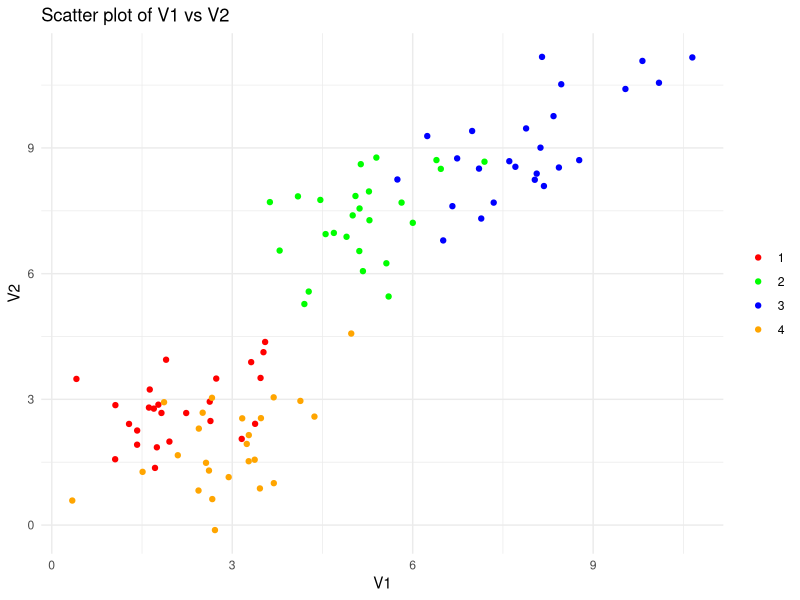
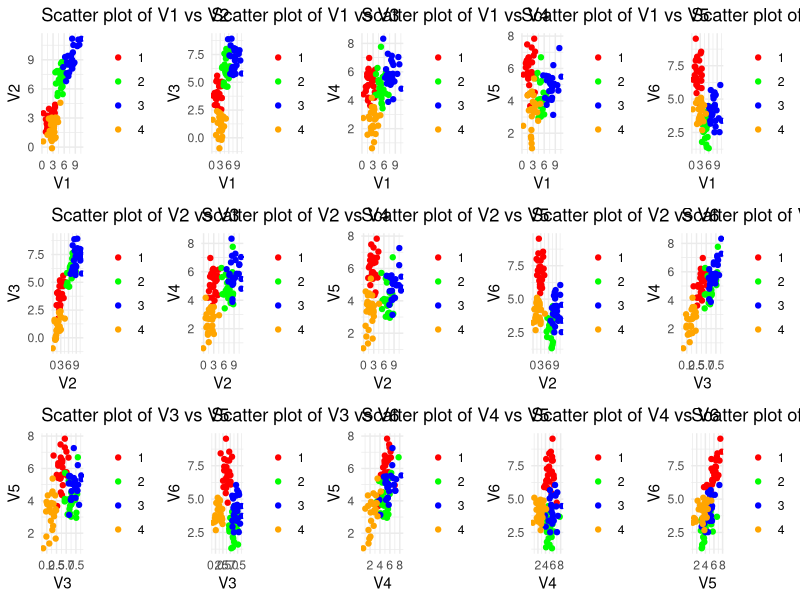
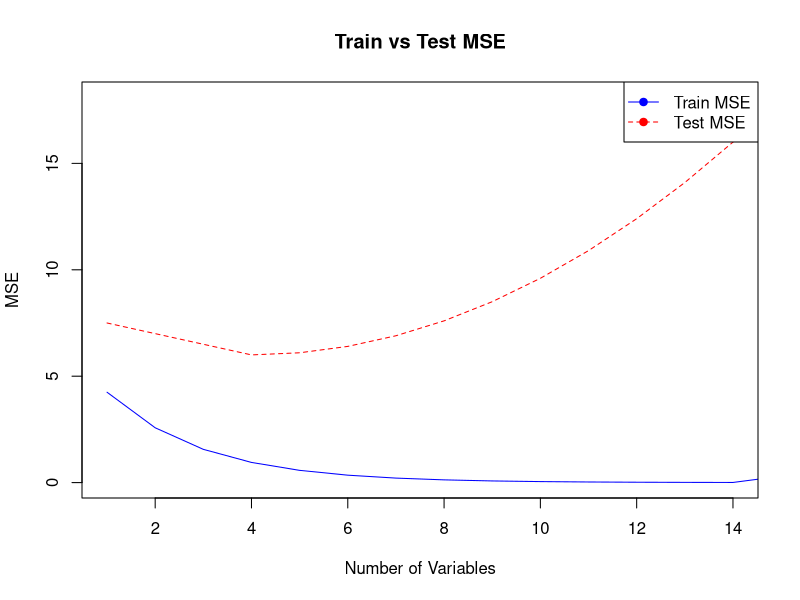
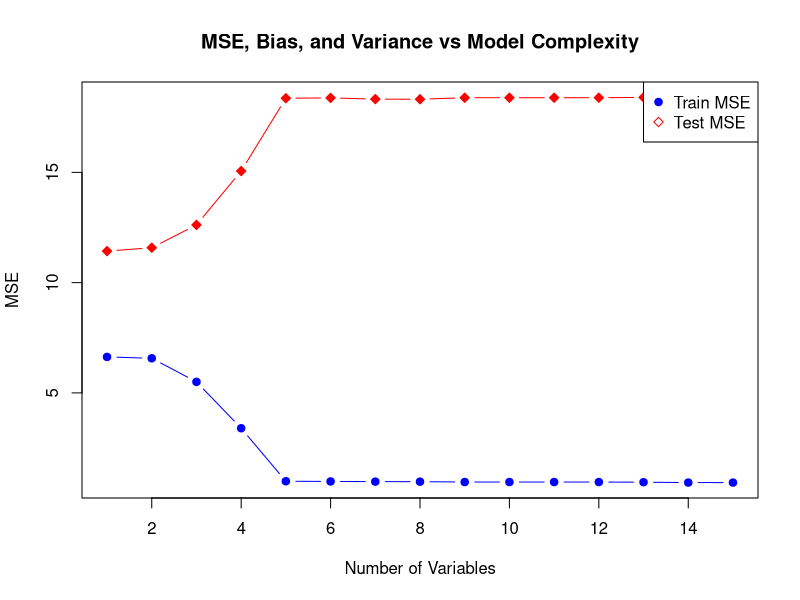
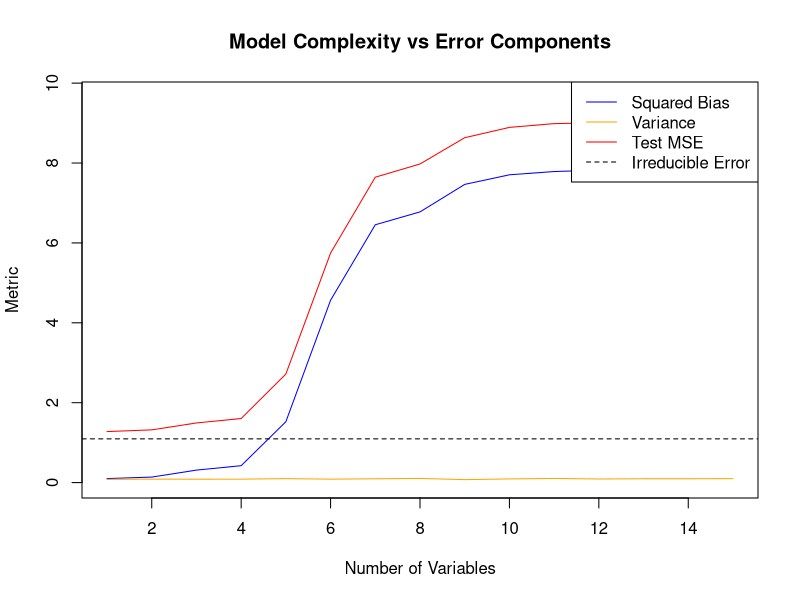
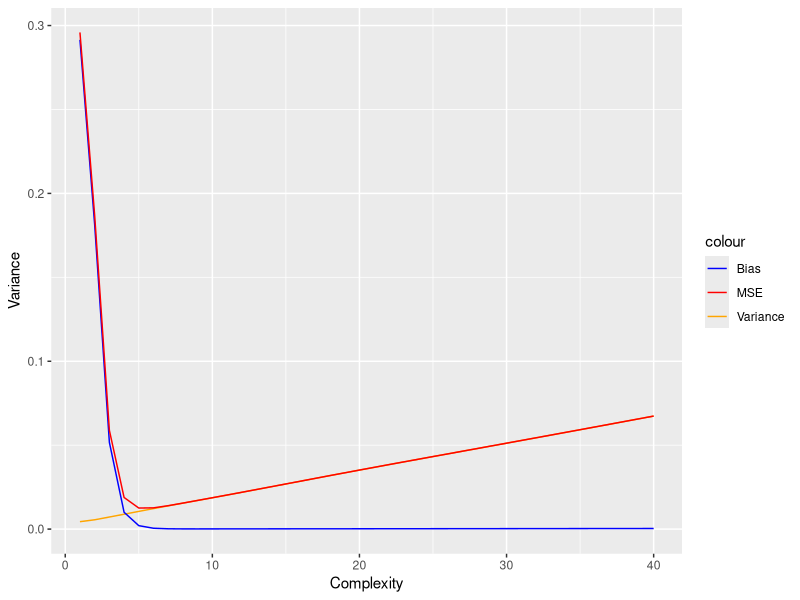

Write R code to recreate these figures, in order.
## ---- chunk 1
library(dplyr)
library(kableExtra)
## ---- chunk 2
data <- data.frame(
  Đặc_điểm = c("Nhiệt độ", "Chiều cao", "Trình độ Học vấn", "Mức độ hài lòng", "Số lượng con cái", "Số hàng lỗi trong một kiện hàng", "Nhóm máu", "Loại phương tiện"),
  Loại_biến = c("Liên tục", "Liên tục", "Thứ bậc", "Thứ bậc", "Rời rạc", "Rời rạc", "Phân loại", "Phân loại"),
  Mô_tả = c("Nhiệt độ của phòng, nhiệt độ của bề mặt, nhiệt độ sôi của chất lỏng. Có thể nhận bất kỳ giá trị nào trong một phạm vi, bao gồm cả số thập phân.",
            "Chiều cao của toà nhà, chiều cao của người. Có thể nhận bất kỳ giá trị nào trong một phạm vi, bao gồm cả số thập phân.",
            "Loại biến có cách sắp xếp thứ tự một cách tự nhiên nhưng không thể đo lường chính xác sự cách biệt giữa chúng.",
            "Có thể sắp xếp thứ tự của các lựa chọn, nhưng không thể xác định chính xác sự cách biệt giữa chúng",
            "Số lượng chính xác, có thể đếm được, thường được nắm bắt qua khảo sát và điều tra nhân khẩu học",
            "Biểu thị số lượng hàng hoá bị lỗi khi kiểm tra một kiện hàng bất kỳ. Đây là số lượng có thể đếm được chính xác",
            "Phân thành các nhóm rõ ràng, không có thứ bậc. Ta không thể nói nhóm máu nào tốt hơn nhóm máu nào",
            "Phân thành các nhóm rõ ràng, không có thứ bậc. Ta không thể nói loại phương tiện nào tốt hơn loại nào"),
  Ví_dụ = c("22,4°C, 75,8°F, v.v.",
            "5 feet 10,5 inch, 178,4 cm, v.v.",
            "Phổ thông < Cử nhân < Thạc sĩ",
            "Không hài lòng < Trung lập < Hài lòng hoặc 1 < 2 < 3",
            "0, 1, 2, 3, ...",
            "0, 1, 2, 3, ...",
            "A, B, AB, O",
            "Ô tô, Xe tải, Mô tô, v.v.")
)

# Use the kable function to create the table
kable(data, format = "markdown", col.names = c("Đặc điểm", "Loại biến", "Mô tả", "Ví dụ"), escape = FALSE, align = c('l', 'l', 'l', 'l'))
## ---- chunk 3
#Original data
original_data <- data.frame(
  ID = 1:6,
  Season = c("Spring", "Summer", "Fall", "Winter", "Spring", "Fall")
)

#Generate table for original data
kable(original_data, caption = "Original Dataset", align = 'c') %>%
  kable_styling(bootstrap_options = c("striped", "hover"))
## ---- chunk 4
#One-hot encoded data
encoded_data <- data.frame(
  ID = 1:6,
  Spring = c(1, 0, 0, 0, 1, 0),
  Summer = c(0, 1, 0, 0, 0, 0),
  Fall = c(0, 0, 1, 0, 0, 1),
  Winter = c(0, 0, 0, 1, 0, 0)
)

#Generate table for one-hot encoded data
kable(encoded_data, caption = "One-Hot Encoded Dataset", align = 'c') %>%
  kable_styling(bootstrap_options = c("striped", "hover"))
## ---- chunk 5
# Load necessary libraries
library(MASS)
library(ggplot2)
library(dplyr)

# Generate synthetic data
set.seed(123) # For reproducibility

# Parameters for the clusters
means <- list(
  c(2, 3, 4, 5, 6, 7),   # Mean for cluster 1
  c(5, 7, 6, 5, 4, 3),   # Mean for cluster 2
  c(8, 9, 7, 6, 5, 4),   # Mean for cluster 3
  c(3, 2, 1, 2, 3, 4)    # Mean for cluster 4
)

sigma <- matrix(c(1,0.5,0,0,0,0,  0.5,1,0.5,0,0,0,  0,0.5,1,0.5,0,0,  0,0,0.5,1,0.5,0,  0,0,0,0.5,1,0.5,  0,0,0,0,0.5,1), 6) # Covariance matrix

# Generate observations
data_list <- lapply(means, function(mu) mvrnorm(n = 25, mu = mu, Sigma = sigma))
data <- do.call(rbind, data_list)
data <- as.data.frame(data)
data$cluster <- factor(rep(1:4, each = 25))

# Plotting function
plot_pair <- function(df, var1, var2) {
  ggplot(df, aes_string(x = var1, y = var2, color = "cluster")) + 
    geom_point() + 
    theme_minimal() + 
    labs(x = var1, y = var2, title = paste("Scatter plot of", var1, "vs", var2)) +
    scale_color_manual(values=c("red", "green", "blue", "orange")) +
    theme(legend.title = element_blank())
}

# Create plots
plot_list <- list()
variable_names <- names(data)[1:6]

for (i in 1:(length(variable_names)-1)) {
  for (j in (i+1):length(variable_names)) {
    plot_list[[paste(variable_names[i], variable_names[j], sep = "_")]] <- plot_pair(data, variable_names[i], variable_names[j])
  }
}

# Display the first plot as an example
print(plot_list[[1]])

# To view other plots, you can print them one by one:
# print(plot_list[["V1_V2"]]) # For example

library(gridExtra)

# Assuming 'plot_list' contains all 15 ggplot objects from the previous example
# Arrange plots in a 3x5 grid
grid_layout <- do.call(grid.arrange, c(plot_list, ncol=5, nrow=3))
## ---- chunk 6
# Define the number of variables
number_of_variables <- 1:15

# Train MSE decreases exponentially from 7 to below 0.3
train_mse <- 7 * exp(-0.5 * number_of_variables)
# Manually set the last value to ensure it's just below 0.3
train_mse[length(train_mse)] <- 0.3

# Test MSE: starts at 7.5, decreases to a point, then increases again
test_mse <- numeric(length(number_of_variables))
test_mse[1] <- 7.5 # Starting point for Test MSE

# Calculate Test MSE values
for (i in 2:length(test_mse)) {
  if (i <= 4) {
    # Decreasing phase for the first 4 variables
    test_mse[i] <- test_mse[i-1] - 0.5
  } else {
    # Increasing phase after the 4th variable
    test_mse[i] <- 6 + 0.1 * (i - 4)^2
  }
}

# Ensure Test MSE is always at least 2 units greater than Train MSE
test_mse <- pmax(test_mse, train_mse + 2)

# Plotting
plot(number_of_variables, train_mse, type='l', pch=19, col='blue', ylim=c(0, max(test_mse)), xlim = c(1,14), ylab='MSE', xlab='Number of Variables', main='Train vs Test MSE')
lines(number_of_variables, test_mse, type='l', pch=19, col='red', lty=2)
#points(number_of_variables, test_mse, pch=19, col='red') # Adding points for test MSE

legend("topright", legend=c("Train MSE", "Test MSE"), col=c("blue", "red"), pch=19, lty=1:2)

## ---- chunk 7
# Required libraries
library(caret)
set.seed(42)

# Simulating data with 15 independent variables
n <- 200 # Number of observations
p <- 15 # Number of variables

# Simulate relevant variables with stronger signal
num_relevant <- 5
X_relevant <- matrix(rnorm(n * num_relevant), ncol = num_relevant)
beta_relevant <- runif(num_relevant, -2, 2) # Random coefficients for relevant variables

# Simulate irrelevant variables with weaker signal (noise)
num_irrelevant <- p - num_relevant
X_irrelevant <- matrix(rnorm(n * num_irrelevant), ncol = num_irrelevant)
beta_irrelevant <- runif(num_irrelevant, -0.1, 0.1) # Random coefficients for irrelevant variables

# Combine relevant and irrelevant variables
X <- cbind(X_relevant, X_irrelevant)
beta <- c(beta_relevant, beta_irrelevant)

# Noise
epsilon <- rnorm(n)

# Response variable
Y <- X %*% beta + epsilon

# Splitting the data into training and testing sets
set.seed(42)
trainIndex <- createDataPartition(Y, p = .8, list = FALSE)
X_train <- X[trainIndex, ]
Y_train <- Y[trainIndex]
X_test <- X[-trainIndex, ]
Y_test <- Y[-trainIndex]

# Initialize vectors to store metrics
train_mse <- numeric(p)
test_mse <- numeric(p)

# Fit models and calculate MSE for training and testing sets
for (i in 1:p) {
  model <- lm(Y_train ~ X_train[, 1:i])
  train_predictions <- predict(model, data.frame(X_train[, 1:i]))
  test_predictions <- predict(model, data.frame(X_test[, 1:i]))
  
  # Calculating MSE
  train_mse[i] <- mean((Y_train - train_predictions)^2)
  test_mse[i] <- mean((Y_test - test_predictions)^2)
}

# Plotting
plot(1:p, train_mse, type = "b", pch = 19, col = "blue", xlab = "Number of Variables", ylab = "MSE", ylim = c(min(c(train_mse, test_mse)), max(c(train_mse, test_mse))), main = "MSE, Bias, and Variance vs Model Complexity")
points(1:p, test_mse, type = "b", pch = 23, col = "red", bg = "red")
legend("topright", legend = c("Train MSE", "Test MSE"), col = c("blue", "red"), pch = c(19, 23))

## ---- chunk 8
set.seed(42)
library(MASS) # For true randomness in simulation

# Simulating data
n <- 1000 # Number of observations
p <- 15 # Number of independent variables
X <- matrix(rnorm(n * p), ncol = p)
true_beta <- rnorm(p, mean = 0.2, sd = 0.5) # True coefficients
Y <- X %*% true_beta + rnorm(n) # Response with noise

# Train-test split
train_proportion <- 0.5
train_sample <- sample(1:n, size = floor(n * train_proportion))
X_train <- X[train_sample, ]
Y_train <- Y[train_sample]
X_test <- X[-train_sample, ]
Y_test <- Y[-train_sample]

# Calculate squared bias, variance, and MSE
calc_metrics <- function(i, X_train, Y_train, X_test, Y_test, true_beta) {
  # Bootstrap predictions for variance estimation
  n_bootstraps <- 100
  n_test <- length(Y_test)
  predictions_test <- matrix(nrow = n_bootstraps, ncol = n_test)
  
  for (b in 1:n_bootstraps) {
    sample_indices <- sample(nrow(X_train), nrow(X_train), replace = TRUE)
    X_train_b <- X_train[sample_indices, , drop = FALSE]
    Y_train_b <- Y_train[sample_indices]
    model_b <- lm(Y_train_b ~ X_train_b[, 1:i, drop = FALSE])
    # Ensuring that newdata has the correct number of columns
    predictions_test[b, ] <- predict(model_b, newdata = as.data.frame(X_test[, 1:i, drop = FALSE]))
  }
  
  # Bias^2 = (E[Ŷ] - Y_true)^2 where Y_true is the true response
  Y_true <- X_test[, 1:i, drop = FALSE] %*% true_beta[1:i]
  expected_predictions <- rowMeans(predictions_test)
  bias_squared <- mean((mean(predictions_test) - Y_true)^2, na.rm = TRUE)
  
  # Variance = E[(Ŷ - E[Ŷ])^2]
  variance <- mean((predictions_test - mean(predictions_test, na.rm = TRUE)^2))
  
  # Test MSE
  mse_test <- mean((expected_predictions - Y_test)^2, na.rm = TRUE)
  
  return(c(bias_squared, variance, mse_test))
}

# Initialize matrices to store metrics
results <- matrix(ncol = 3, nrow = p)
colnames(results) <- c("Bias^2", "Variance", "MSE")

# Calculate metrics for models with increasing complexity
for (i in 1:p) {
  results[i, ] <- calc_metrics(i, X_train, Y_train, X_test, Y_test, true_beta)
}

# Adding the irreducible error to MSE
irreducible_error <- var(Y - X %*% true_beta)
results[, "MSE"] <- results[, "Bias^2"] + results[, "Variance"] + irreducible_error

# Plotting the results
plot(1:p, results[, "Bias^2"], type = "l", col = "blue", ylim = c(0, max(results)), ylab = "Metric", xlab = "Number of Variables", main = "Model Complexity vs Error Components")
lines(1:p, results[, "Variance"], col = "orange")
lines(1:p, results[, "MSE"], col = "red")
abline(h = irreducible_error, lty = 2, col = "black")
legend("topright", legend = c("Squared Bias", "Variance", "Test MSE", "Irreducible Error"), col = c("blue", "orange", "red", "black"), lty = c(1, 1, 1, 2))
## ---- chunk 9
# set a random seed to make the results reproducible
set.seed(123)

n_sim <- 200
n_df <- 40
n_sample <- 1000

# setup containers to store the results
prediction_matrix <- matrix(NA, nrow = n_sim, ncol = n_sample)
mse_temp <- matrix(NA, nrow = n_sim, ncol = n_df)
results <- matrix(NA, nrow = 3, ncol = n_df)

# Train data -----
x_train <- runif(n_sample, -0.5, 0.5)
f_train <- 0.5*x_train+sin(7*x_train)

epsilon_train <- replicate(n_sim, rnorm(n_sample, 0, sqrt(2)))
y_train <- replicate(n_sim,f_train) + epsilon_train

# Test data -----
x_test <- runif(n_sample, -0.5, 0.5)
f_test <- 0.5*x_test+sin(7*x_test)

# outer for-loop
for (df_iter in seq(n_df)){
  # inner for-loop
  for (mc_iter in seq(n_sim)){
    cspline <- smooth.spline(x_train, y_train[, mc_iter], df=df_iter+1)
    cspline_predict <- predict(cspline, x_test)
    prediction_matrix[mc_iter, 1:n_sample] <- cspline_predict$y 
    mse_temp[mc_iter, df_iter] <- mean((cspline_predict$y - f_test)^2)
  }

  var_matrix <- apply(prediction_matrix, 2, FUN = var)
  bias_matrix <- apply(prediction_matrix, 2, FUN = mean)

  squared_bias <- (bias_matrix - f_test)^2

  results[1, df_iter] <- mean(var_matrix)
  results[2, df_iter] <- mean(squared_bias)
}

results[3,1:n_df] <- apply(mse_temp, 2, FUN = mean)

rownames(results) = c("Variance", "Bias", "MSE")
results = t(results)

##ggplot
data <- as.data.frame(results)

# Create the plot.
ggplot(data %>% mutate(Complexity = 1:nrow(data)), aes(x = Complexity)) + 
  geom_line(aes(y = Variance, colour = "Variance")) + 
  geom_line(aes(y = Bias, colour = "Bias")) + 
  geom_line(aes(y = MSE, colour = "MSE")) + 
  scale_colour_manual(values = c("Variance" = "orange", "Bias" = "blue", "MSE" = "red"))
## ---- chunk 10
# # Load necessary libraries
# library(caret) # For cross-validation
# library(MASS)  # For synthetic data generation
# library(ggplot2) # For visualization
# 
# # Step 1: Data Simulation
# # Generate a synthetic dataset
# set.seed(123) # Set seed for reproducibility
# n <- 250 # Number of observations
# p <- 5 # Number of predictors
# X <- matrix(rnorm(n * p), nrow = n, ncol = p) # Generate predictors
# beta <- runif(p, -2, 2) # Random coefficients
# epsilon <- rnorm(n, 0, 1) # Noise
# y <- X %*% beta + epsilon # Generate target variable
# data <- as.data.frame(cbind(X, y))
# 
# # Step 2: Model Selection
# # Linear regression model for this simulation
# model_formula <- as.formula(paste("V1 ~", paste("V", 2:(p+1), sep="", collapse="+")))
# 
# # Step 3: Cross-validation Implementations
# # k-fold cross-validation
# set.seed(123)
# k_fold_results <- train(model_formula, data=data, method="lm",
#                         trControl=trainControl(method="cv", number=10, 
#                                                savePredictions = TRUE))
# 
# # Leave-one-out cross-validation (LOOCV)
# set.seed(123)
# loocv_results <- train(model_formula, data=data, method="lm",
#                        trControl=trainControl(method="LOOCV", 
#                                               savePredictions = TRUE))
# 
# # Step 4: Performance Comparison
# # Extracting RMSE from each fold/iteration
# k_fold_rmse <- k_fold_results$resample$RMSE
# 
# # Variance of the RMSE
# k_fold_variance <- var(k_fold_rmse)
# 
# # Comparing computational efficiency
# k_fold_time <- k_fold_results$times$total
# loocv_time <- loocv_results$times$total
# 
# # Step 5: Visualization and Interpretation
# # Plotting the distribution of RMSE for both methods
# rmse_data <- data.frame(Method = rep(c("K-Fold", "LOOCV"), each=nrow(data)),
#                         RMSE = c(k_fold_rmse, rep(mean(loocv_rmse), nrow(data))))
# 
# ggplot(rmse_data, aes(x=Method, y=RMSE, fill=Method)) +
#   geom_boxplot() +
#   ggtitle("Distribution of RMSE for K-Fold vs LOOCV") +
#   xlab("Cross-Validation Method") +
#   ylab("RMSE") +
#   theme_minimal()
# 
# # Displaying computational times
# print(paste("K-Fold Computational Time:", k_fold_time, "seconds"))
# print(paste("LOOCV Computational Time:", loocv_time, "seconds"))
# 
# # Conclusion: This script should help illustrate the differences in variance and
# # computational efficiency between k-fold and LOOCV cross-validation techniques.
